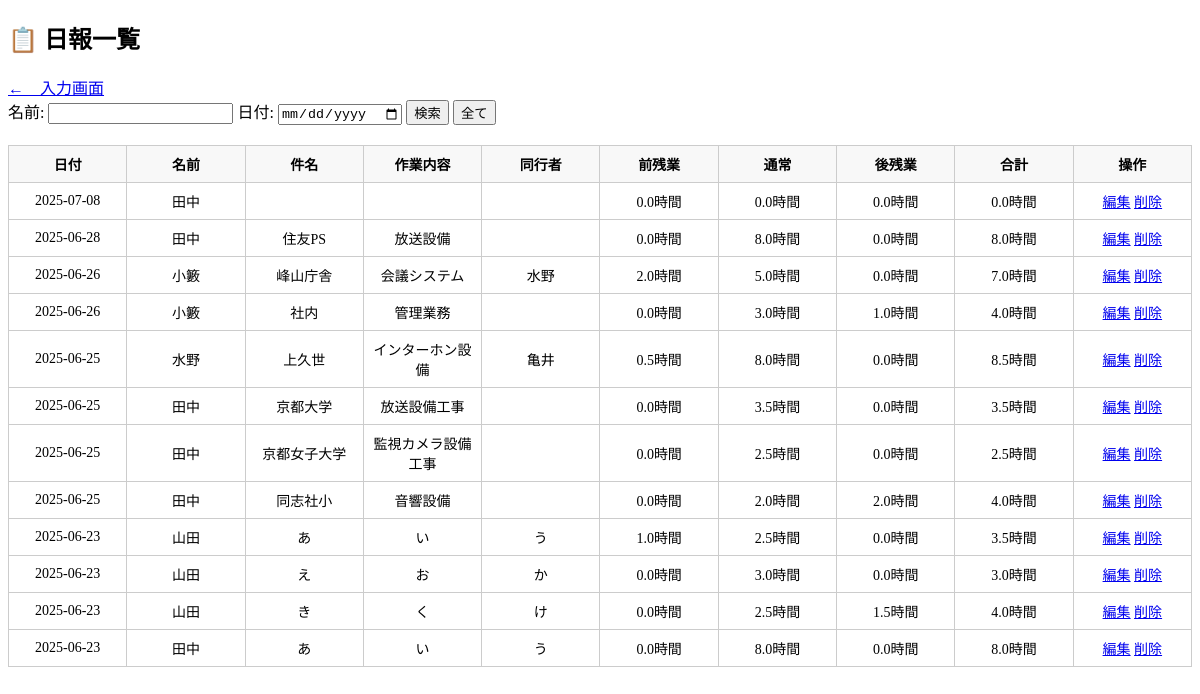
Page /view_reports on the earlier database version.
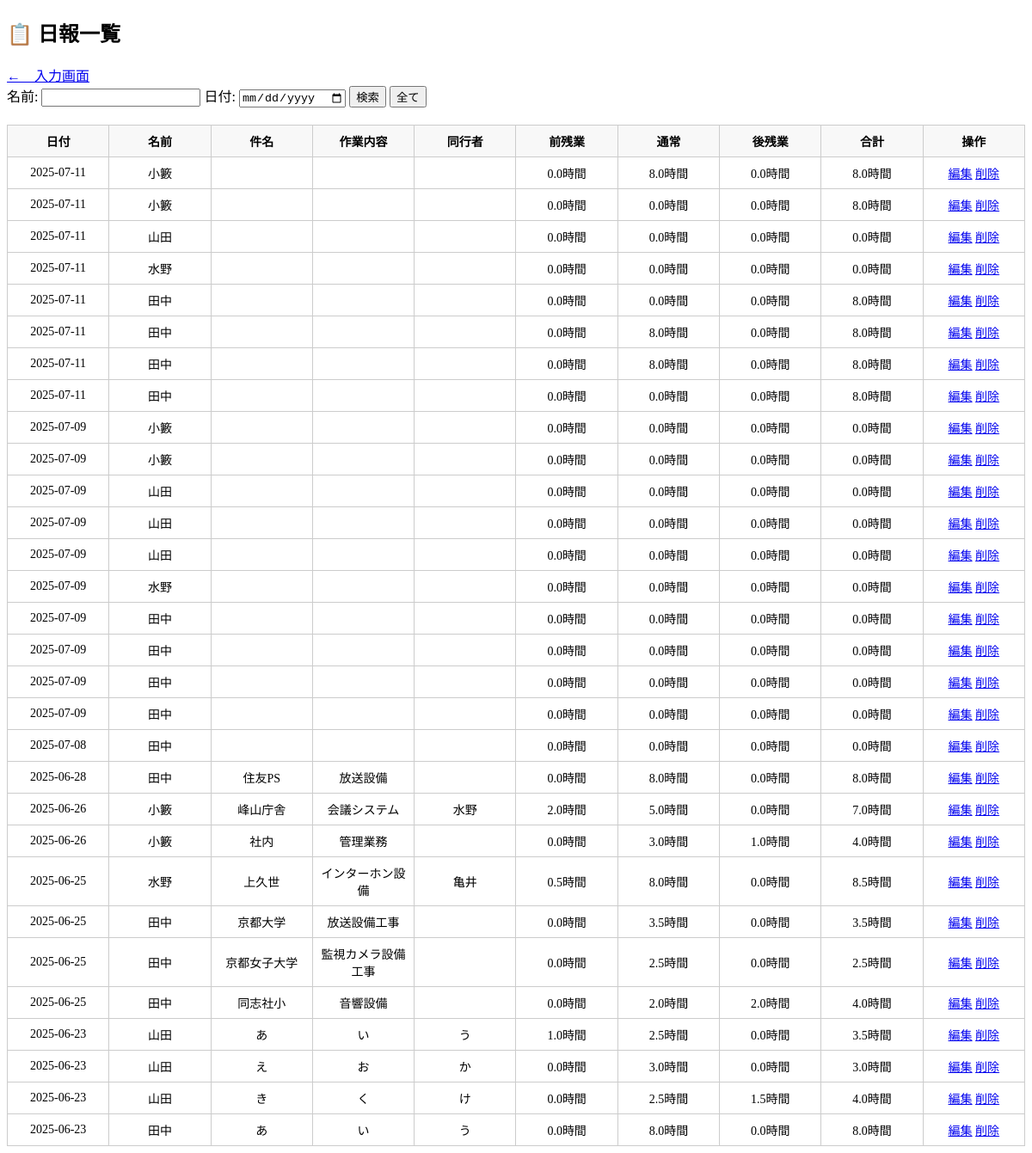
Same page on the later database version.
### models.py (models this page shows)
class DailyReport(db.Model):
    __tablename__ = 'daily_reports'
    id = db.Column(db.Integer, primary_key=True)
    name = db.Column(db.String(100),nullable=False)
    title = db.Column(db.String(200))
    task = db.Column(db.String(500))
    partner = db.Column(db.String(200))
    start_hour = db.Column(db.Integer)
    start_minute = db.Column(db.Integer)
    end_hour = db.Column(db.Integer)
    end_minute = db.Column(db.Integer)
    work_minutes = db.Column(db.Integer)       # 選択時間（分）
    overtime_before = db.Column(db.Integer)    # 前残業（分）
    overtime_after = db.Column(db.Integer)     # 後残業（分）
    total_minutes = db.Column(db.Integer)      # 合計時間（分）
    date = db.Column(db.String(10))            # 日付（例: "2025-06-16"）
    paid_leave_minutes = db.Column(db.Integer, default=0)   # 有休（分）
    is_holiday_work = db.Column(db.Boolean, default=False)
    holiday_start_hour = db.Column(db.Integer)
    holiday_start_minute = db.Column(db.Integer)
    holiday_end_hour = db.Column(db.Integer)
    holiday_end_minute = db.Column(db.Integer)
    holiday_work_minutes = db.Column(db.Integer)
    holiday_total_minutes = db.Column(db.Integer)

### app.py (the view)
@app.route('/view_reports')
def view_reports():
    name = request.args.get('name')
    date = request.args.get('date')
    query = DailyReport.query
    if name:
        query = query.filter(DailyReport.name.contains(name))
    if date:
        query = query.filter(DailyReport.date == date)
    reports = query.order_by(DailyReport.date.desc(), DailyReport.name).all()
    for r in reports:
        if r.work_minutes is None:
            r.work_minutes = 0
        if r.total_minutes is None:
            r.total_minutes = 0
        if r.paid_leave_minutes is None:
            r.paid_leave_minutes = 0
    return render_template('view_reports.html', reports=reports)

### templates/view_reports.html (shortened to what this page needs)
<!DOCTYPE html>
<html lang="ja">
<head>
</head>
<body>
    <h2>📋 日報一覧</h2>
    <a href="/">←　入力画面</a>
    <form method="get" style="margin-bottom: 20px;">
        名前: <input type="text" name="name" value="{{ request.args.get('name', '') }}">
        日付: <input type="date" name="date" value="{{ request.args.get('date', '') }}">
        <button type="submit">検索</button>
        <a href="{{ url_for('view_reports') }}"><button type="button">全て</button></a>
    </form>
    <table>
        <thead>
            <tr>
                <th>日付</th>
                <th>名前</th>
                <th>件名</th>
                <th>作業内容</th>
                <th>同行者</th>
                <th>前残業</th>
                <th>通常</th>
                <th>後残業</th>
                <th>合計</th>
                <th>操作</th>
            </tr>
        </thead>
        <tbody>
            {% for r in reports %}
            <tr>
                <td>{{ r.date }}</td>
                <td>{{ r.name }}</td>
                <td>{{ r.title }}</td>
                <td>{{ r.task }}</td>
                <td>{{ r.partner }}</td>
                <td>{{ r.overtime_before / 60 | round(2) }}時間</td>
                <td>{{ r.work_minutes / 60 | round(2) }}時間</td>
                <td>{{ r.overtime_after / 60 | round(2) }}時間</td>
                <td>{{ r.total_minutes / 60 | round(2) }}時間</td>
                <td>
                    <a href="{{ url_for('edit_report', id=r.id) }}">編集</a>
                    <a href="{{ url_for('delete_report', id=r.id) }}" onclick="return confirm('削除してもよろしいですか？')">削除</a>
                </td>
            </tr>
            {% endfor %}
        </tbody>
    </table>
</body>
</html>

Differences in the rows shown:
added DailyReport: date "2025-07-11", name "小籔", r.overtime_before/60|round(2) "0.0", r.work_minutes/60|round(2) "8.0", r.overtime_after/60|round(2) "0.0", r.total_minutes/60|round(2) "8.0"
added DailyReport: date "2025-07-11", name "小籔", r.overtime_before/60|round(2) "0.0", work_minutes "0.0", r.overtime_after/60|round(2) "0.0", r.total_minutes/60|round(2) "8.0"
added DailyReport: date "2025-07-11", name "山田", r.overtime_before/60|round(2) "0.0", r.work_minutes/60|round(2) "0.0", r.overtime_after/60|round(2) "0.0", r.total_minutes/60|round(2) "0.0"
added DailyReport: date "2025-07-11", name "水野", r.overtime_before/60|round(2) "0.0", r.work_minutes/60|round(2) "0.0", r.overtime_after/60|round(2) "0.0", r.total_minutes/60|round(2) "0.0"
added DailyReport: date "2025-07-11", name "田中", r.overtime_before/60|round(2) "0.0", work_minutes "0.0", r.overtime_after/60|round(2) "0.0", r.total_minutes/60|round(2) "8.0"
added DailyReport: date "2025-07-11", name "田中", r.overtime_before/60|round(2) "0.0", r.work_minutes/60|round(2) "8.0", r.overtime_after/60|round(2) "0.0", r.total_minutes/60|round(2) "8.0"
added DailyReport: date "2025-07-11", name "田中", r.overtime_before/60|round(2) "0.0", r.work_minutes/60|round(2) "8.0", r.overtime_after/60|round(2) "0.0", r.total_minutes/60|round(2) "8.0"
added DailyReport: date "2025-07-11", name "田中", r.overtime_before/60|round(2) "0.0", work_minutes "0.0", r.overtime_after/60|round(2) "0.0", r.total_minutes/60|round(2) "8.0"
added DailyReport: date "2025-07-09", name "小籔", r.overtime_before/60|round(2) "0.0", r.work_minutes/60|round(2) "0.0", r.overtime_after/60|round(2) "0.0", r.total_minutes/60|round(2) "0.0"
added DailyReport: date "2025-07-09", name "小籔", r.overtime_before/60|round(2) "0.0", r.work_minutes/60|round(2) "0.0", r.overtime_after/60|round(2) "0.0", r.total_minutes/60|round(2) "0.0"
added DailyReport: date "2025-07-09", name "山田", r.overtime_before/60|round(2) "0.0", r.work_minutes/60|round(2) "0.0", r.overtime_after/60|round(2) "0.0", r.total_minutes/60|round(2) "0.0"
added DailyReport: date "2025-07-09", name "山田", r.overtime_before/60|round(2) "0.0", r.work_minutes/60|round(2) "0.0", r.overtime_after/60|round(2) "0.0", r.total_minutes/60|round(2) "0.0"
added DailyReport: date "2025-07-09", name "山田", r.overtime_before/60|round(2) "0.0", r.work_minutes/60|round(2) "0.0", r.overtime_after/60|round(2) "0.0", r.total_minutes/60|round(2) "0.0"
added DailyReport: date "2025-07-09", name "水野", r.overtime_before/60|round(2) "0.0", r.work_minutes/60|round(2) "0.0", r.overtime_after/60|round(2) "0.0", r.total_minutes/60|round(2) "0.0"
added DailyReport: date "2025-07-09", name "田中", r.overtime_before/60|round(2) "0.0", r.work_minutes/60|round(2) "0.0", r.overtime_after/60|round(2) "0.0", r.total_minutes/60|round(2) "0.0"
added DailyReport: date "2025-07-09", name "田中", r.overtime_before/60|round(2) "0.0", r.work_minutes/60|round(2) "0.0", r.overtime_after/60|round(2) "0.0", r.total_minutes/60|round(2) "0.0"
added DailyReport: date "2025-07-09", name "田中", r.overtime_before/60|round(2) "0.0", r.work_minutes/60|round(2) "0.0", r.overtime_after/60|round(2) "0.0", r.total_minutes/60|round(2) "0.0"
added DailyReport: date "2025-07-09", name "田中", r.overtime_before/60|round(2) "0.0", r.work_minutes/60|round(2) "0.0", r.overtime_after/60|round(2) "0.0", r.total_minutes/60|round(2) "0.0"
